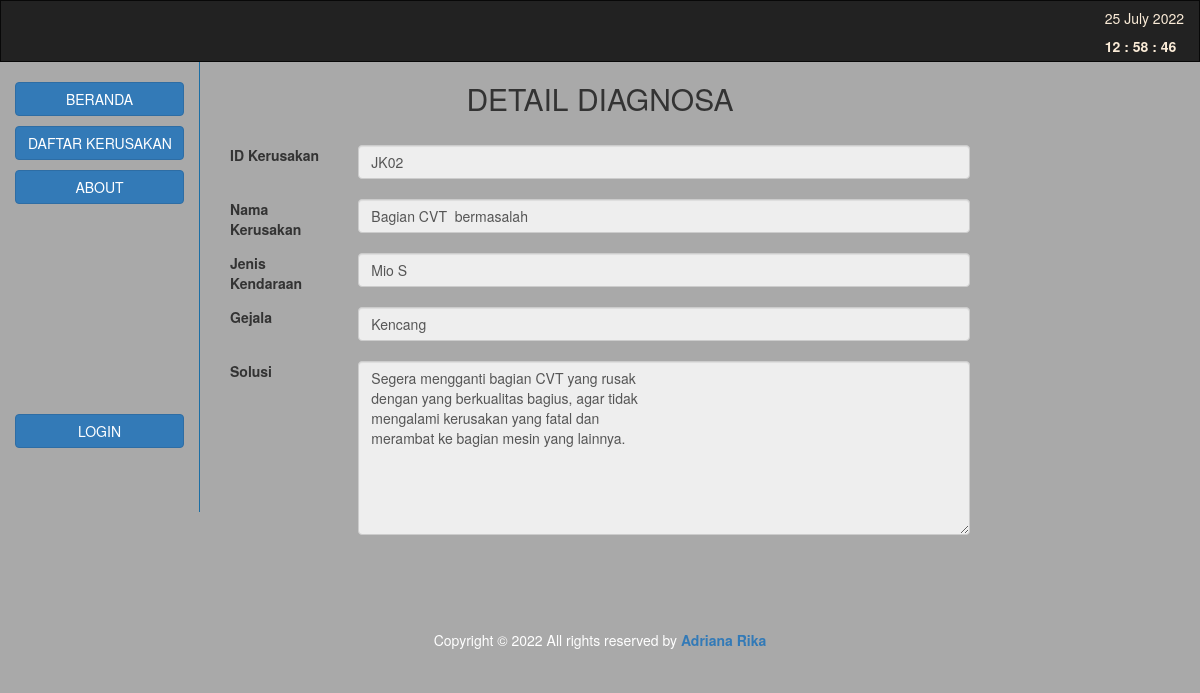
Screenshot of /hasildiagnosa.php?id=JK02 with the database file from the repository.
### tables this page shows
CREATE TABLE `penyakit` (
  `idpenyakit` varchar(20) NOT NULL,
  `namapenyakit` varchar(1000) NOT NULL,
  `jenistanaman` varchar(20) NOT NULL,
  `kulturteknis` varchar(1000) NOT NULL,
  `fisikmekanis` varchar(1000) NOT NULL,
  `kimiawi` varchar(1000) NOT NULL,
  `hayati` varchar(1000) NOT NULL
);

CREATE TABLE `basispengetahuan` (
  `namapenyakit` varchar(100) NOT NULL,
  `gejala` varchar(50) NOT NULL
);

### hasildiagnosa.php (the view, shortened to what this page needs)
<?php
include('koneksi.php');
?>
<!DOCTYPE html>
<html lang="en">
<head>
  <link rel="stylesheet" href="https://maxcdn.bootstrapcdn.com/bootstrap/3.3.7/css/bootstrap.min.css">
  <link rel="stylesheet" href="css/style.css">
</head>
<body style="background-color:darkgray" onload="realTimeClock()">
  <nav class="navbar navbar-inverse">
    <div class="container-fluid">
      <div class="collapse navbar-collapse" id="myNavbar">
        <ul class="nav navbar-nav navbar-right">
        <div style="color:antiquewhite;">
            <h5 >
            <?php
                        $time_sekarang = time();
                        echo date("d F Y", strtotime("+5 days", $time_sekarang));
                        ?>
            </h5>
            <label id="clock"></label>
            </div>
        </ul>
      </div>
    </div>
  </nav>
  <div class="container-fluid text-center">
    <div class="row content">
      <div class="col-sm-2 sidenav" style="background-color:darkgray; border-right: 1px solid #1C6EA4;">
        <p><a href="index.php"><button type="button" class="btn btn-primary btn-block">BERANDA</button></a></p>
        <p><a href="daftarpenyakit.php"><button type="button" class="btn btn-primary btn-block">DAFTAR KERUSAKAN</button></a></p>
        <p><a href="about.php"><button type="button" class="btn btn-primary btn-block">ABOUT</button></a></p>
        <br><br><br><br><br><br><br><br><br><br>
        <p><button type="button" class="btn btn-primary btn-block" id="myBtn">LOGIN</button></p>
      </div>
      <div class="col-sm-8 text-left">
        <h2 class="text-center">DETAIL DIAGNOSA</h2>
        <div class="form-group" method="POST">
          <br><label class="control-label col-sm-2">ID Kerusakan</label>
          <div class="col-sm-10">
            <?php
            $tampil = "SELECT * FROM penyakit where idpenyakit='" . $_GET['id'] . "'";
            $sql = mysqli_query($konek_db, $tampil);
            while ($data = mysqli_fetch_array($sql)) {
              echo "<input type='text'  class='form-control' id='idpenyakit' readonly value='" . $data['idpenyakit'] . "'><br>";
            }
            ?>
          </div>
        </div>
        <div class="form-group" method="POST">
          <br><label class="control-label col-sm-2">Nama Kerusakan</label>
          <div class="col-sm-10">
            <?php
            $tampil = "SELECT * FROM penyakit where idpenyakit='" . $_GET['id'] . "'";
            $sql = mysqli_query($konek_db, $tampil);
            while ($data = mysqli_fetch_array($sql)) {
              echo "<input type='text'  class='form-control' id='namapenyakit' readonly value='" . $data['namapenyakit'] . "'><br>";
            }
            ?>
          </div>
        </div>
        <div class="form-group" method="POST">
          <br><label class="control-label col-sm-2">Jenis Kendaraan</label>
          <div class="col-sm-10">
            <?php
            $tampil = "SELECT * FROM penyakit where idpenyakit='" . $_GET['id'] . "'";
            $sql = mysqli_query($konek_db, $tampil);
            while ($data = mysqli_fetch_array($sql)) {
              echo "<input type='text'  class='form-control' id='jenistanaman' readonly value='" . $data['jenistanaman'] . "'><br>";
            }
            ?>
          </div>
        </div>
        <div class="form-group" method="POST">
          <br><label class="control-label col-sm-2">Gejala</label>
          <div class="col-sm-10">
            <?php
            $tampil = "SELECT * FROM penyakit p, basispengetahuan b where p.idpenyakit='" . $_GET['id'] . "' and p.namapenyakit=b.namapenyakit";
            $sql = mysqli_query($konek_db, $tampil);
            while ($data = mysqli_fetch_array($sql)) {
              echo "<input type='text'  class='form-control' id='jenistanaman' readonly value='" . $data['gejala'] . "'><br>";
            }
            ?>
          </div>
        </div>
        <div class="form-group" method="POST">
          <br><label class="control-label col-sm-2">Solusi</label><br>
          <div class="col-sm-10">
            <?php
            $tampil = "SELECT * FROM penyakit where idpenyakit='" . $_GET['id'] . "'";
            $sql = mysqli_query($konek_db, $tampil);
            while ($data = mysqli_fetch_array($sql)) {
              echo "<textarea rows='8' class='form-control' id='penanganan' readonly>" . $data['kulturteknis'] . "</textarea><br>";
            }
            ?>
          </div>
        </div>
      </div>
    </div>
  </div>
  <footer class="container-fluid text-center" style="margin-top:5%; background-color:darkgray;">
  <div class="copyright">
                    Copyright © <span id="year"></span>  All rights reserved by
                    <a href="#" class="footer-i"><b>Adriana Rika </b></a>
                  </footer>
</body>
</html>

### css/style.css (style rules this page uses)
.navbar { margin-bottom: 0; border-radius: 0; }
.row.content { height: 450px }
.sidenav { padding-top: 20px; background-color: #f1f1f1; height: 100%; }
footer { background-color: #555; color: white; padding: 15px; }

### rows the page displays
penyakit: idpenyakit "JK02", namapenyakit "Bagian CVT bermasalah", jenistanaman "Mio S", gejala "Kencang", kulturteknis "Segera mengganti bagian CVT yang rusak dengan yang berkualitas bagius, agar tidak mengalami kerusakan yang fatal dan merambat ke bagian mesin yang lainnya."
